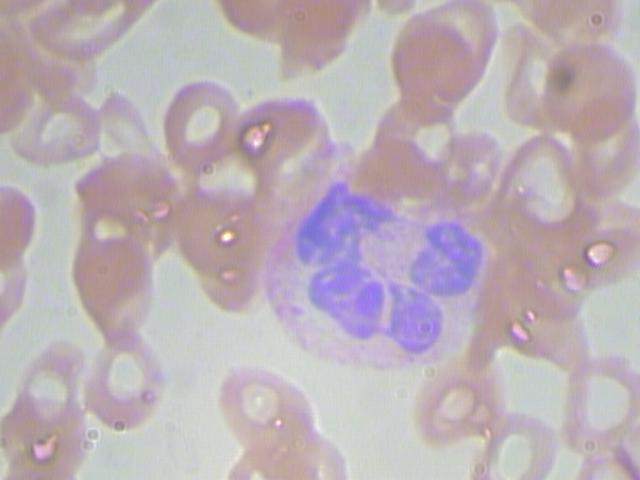
#> input picture data/raw/JPEGImages/BloodImage_00000.jpg, 640 x 480 px
$ python L1_dyskretyzacja.py
#> lines starting #> are read from the running program, lines starting #| are printed output that depends on the picture
import cv2
import matplotlib.pyplot as plt
import numpy as np
import os

#wczytanie obrazka ze sciezki

script_dir = os.path.dirname(os.path.abspath(__file__))
image_path=os.path.join(script_dir, "..", "data", "raw", "JPEGImages", "BloodImage_00000.jpg")
image_path=os.path.normpath(image_path)

img_bgr = cv2.imread(image_path)
#> img_bgr is the input picture: shape (480, 640, 3); mean B, G, R 182.3, 175.5, 187.3
img_gray = cv2.cvtColor(img_bgr, cv2.COLOR_BGR2GRAY)
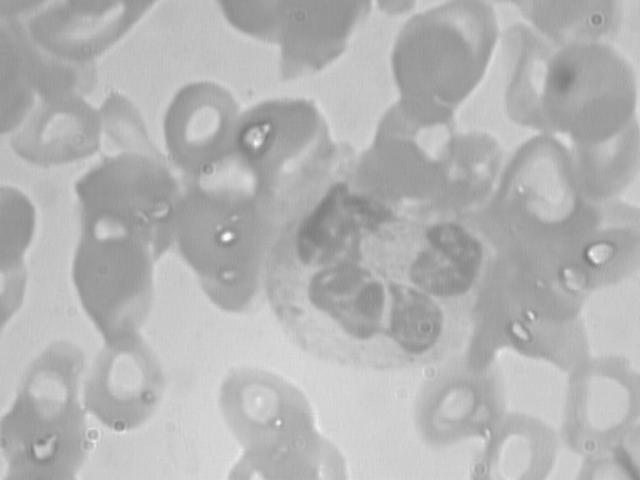
#> img_gray: shape (480, 640); min 121, max 252, mean 179.8
img_hsv=cv2.cvtColor(img_bgr, cv2.COLOR_BGR2HSV)
#> img_hsv: shape (480, 640, 3); mean H, S, V 93.8, 27.4, 192.8

#dyskretyzacja

#glebia bitowa oryginalneog obraka

bit_depth=img_gray.dtype

#kwanytzacja glebia tonalna od 256 odcieni do 4
poziomy=4
mnoznik=256 // poziomy

img_quantized=(img_gray//mnoznik)*mnoznik
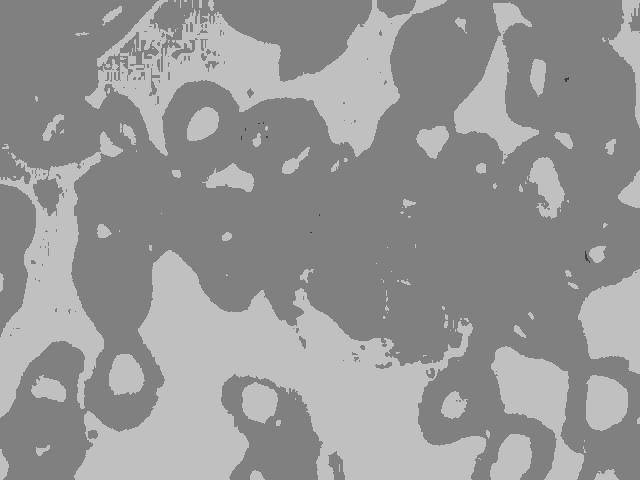
#> img_quantized: shape (480, 640); min 64, max 192, mean 150.2


#probkowanie czyli zmniejszenie rozdzielczosci 10krotnie
height, width=img_gray.shape
#> height = 480; width = 640
img_sampled=cv2.resize(img_gray, (width//10, height//10), interpolation=cv2.INTER_NEAREST)
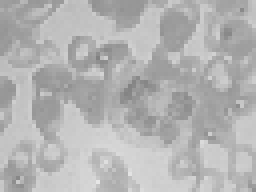
#> img_sampled: shape (48, 64) (shown 4 times larger); min 129, max 230, mean 179.4

#wiz i histogramy

plt.figure(figsize=(14,10))

#szary orginał
plt.subplot(2,3,1)
plt.imshow(img_gray, cmap="gray")
plt.title(f"Oryginał ({bit_depth})/nRozdzielczość: {img_gray.shape}")
plt.axis("off")


#po kwantyzacji
plt.subplot(2,3,2)
plt.imshow(img_quantized, cmap="gray")
plt.title(f"Kwantyzacja\n  (tylko {poziomy})odcienie szarości)")
plt.axis("off")

#po probkowaniu
plt.subplot(2,3,3)
plt.imshow(img_sampled, cmap="gray")
plt.title(f"Próbkowanie\nRozdzielczość: {img_sampled.shape}")
plt.axis("off")


#histogram oryginału
plt.subplot(2,3,4)
#ravel spłaszcza maceirz2d do listy 1d --> moge policzyc pixele
plt.hist(img_gray.ravel(),bins=256,range=[0,256], color="gray", alpha=0.7)
plt.title("Histogram: Oryginał")
plt.xlabel("Wartośc piksela (0-255)")
plt.ylabel("Liczba pikseli")


#histogram kwantyzacji
plt.subplot(2,3,5)
plt.hist(img_quantized.ravel(), bins=256, range=[0,256], color="black", alpha=0.7)
plt.title("Histogram: kwantyzacja")
plt.xlabel("Wartosć piksela (0-255)")


#wizualizacja kanału hue z przestrzeni HSV
plt.subplot(2,3,6)
#wyciagam tylko kanał hsv czyli same barwy, bez ich jasnosci i
plt.imshow(img_hsv[:,:,0], cmap="hsv")
plt.title("Przestrzeń HSV (tylko kanał Barwy/Hue")
plt.axis("off")

plt.tight_layout()
plt.show()
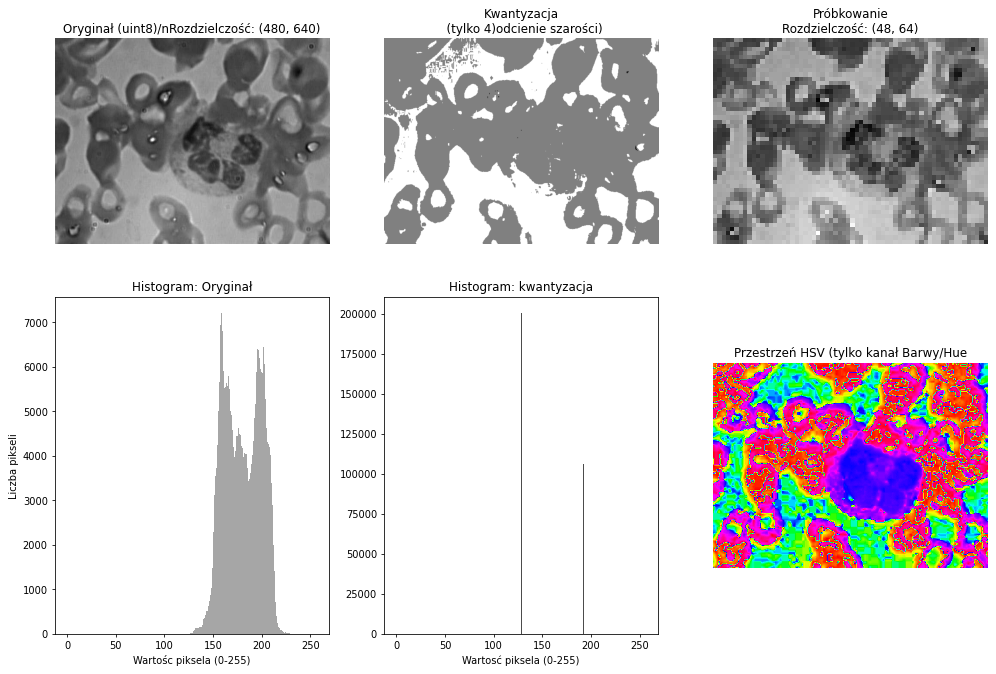
#> figure drawn by matplotlib, 6 panels; panel 4: tallest bar 7211 high, from x = 158 to 159; panel 5: tallest bar 200734 high, from x = 128 to 129

$ run again, with data/raw/JPEGImages/BloodImage_00003.jpg copied over data/raw/JPEGImages/BloodImage_00000.jpg
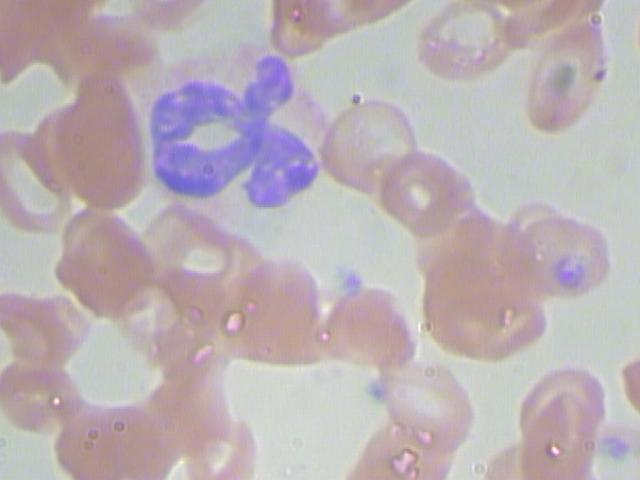
#> input picture data/raw/JPEGImages/BloodImage_00003.jpg, 640 x 480 px
#> img_bgr is the input picture: shape (480, 640, 3); mean B, G, R 181, 176.2, 187.1
#> img_hsv: shape (480, 640, 3); mean H, S, V 88, 27.1, 192.7
#> `img_quantized=(img_gray//mnoznik)*mnoznik`:
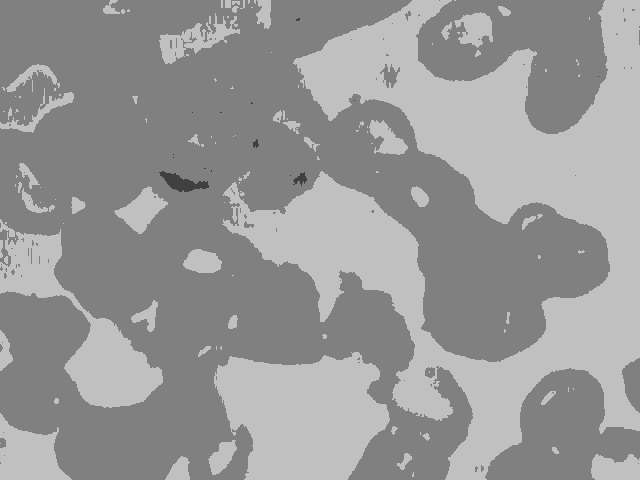
#> img_quantized: shape (480, 640); min 64, max 192, mean 151.8
#> `img_sampled=cv2.resize(img_gray, (width//10, height//10), interpolatio..`:
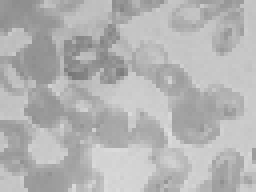
#> img_sampled: shape (48, 64) (shown 4 times larger); min 119, max 222, mean 179.7

$ run again, with data/raw/JPEGImages/BloodImage_00006.jpg copied over data/raw/JPEGImages/BloodImage_00000.jpg
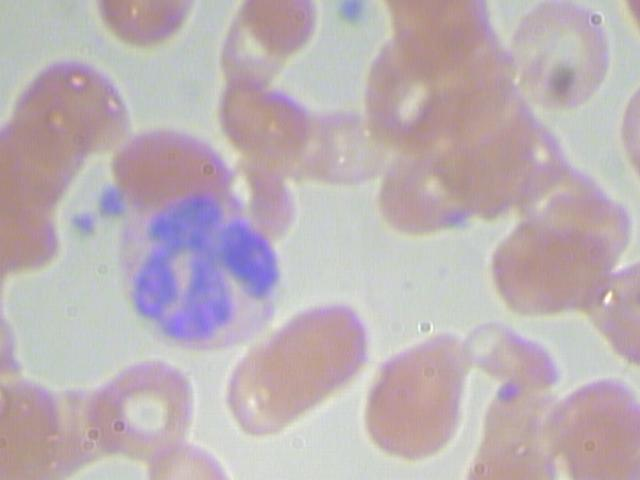
#> input picture data/raw/JPEGImages/BloodImage_00006.jpg, 640 x 480 px
#> img_bgr is the input picture: shape (480, 640, 3); mean B, G, R 181.1, 176.6, 188.6
#> img_hsv: shape (480, 640, 3); mean H, S, V 85.7, 28.4, 193.8
#> `img_quantized=(img_gray//mnoznik)*mnoznik`:
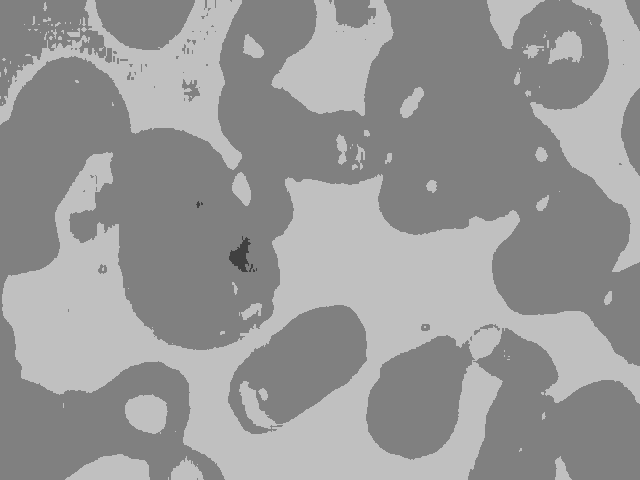
#> img_quantized: shape (480, 640); min 64, max 192, mean 152.4
#> `img_sampled=cv2.resize(img_gray, (width//10, height//10), interpolatio..`:
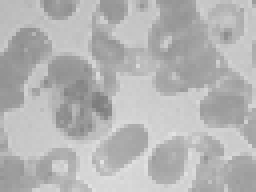
#> img_sampled: shape (48, 64) (shown 4 times larger); min 126, max 226, mean 180.6

$ run again, with data/raw/JPEGImages/BloodImage_00011.jpg copied over data/raw/JPEGImages/BloodImage_00000.jpg
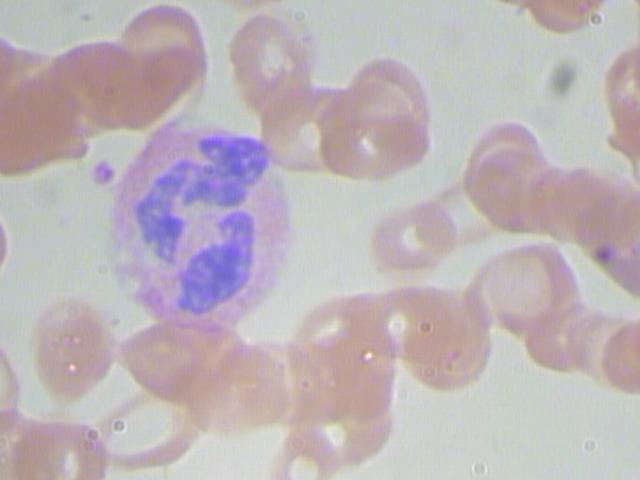
#> input picture data/raw/JPEGImages/BloodImage_00011.jpg, 640 x 480 px
#> img_bgr is the input picture: shape (480, 640, 3); mean B, G, R 184.1, 179.8, 189.2
#> img_hsv: shape (480, 640, 3); mean H, S, V 83, 25.8, 195.1
#> `img_quantized=(img_gray//mnoznik)*mnoznik`:
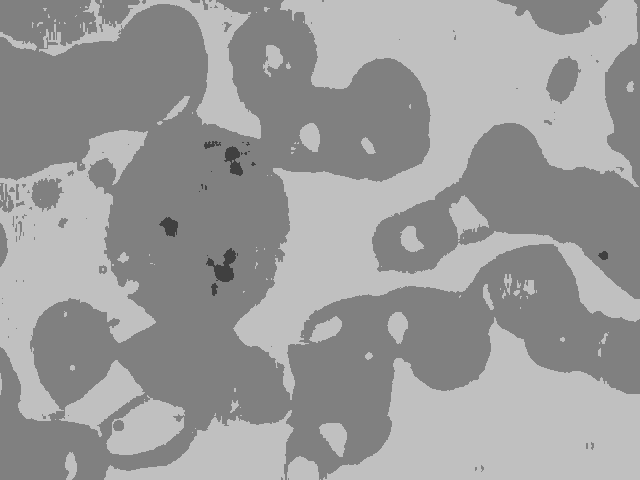
#> img_quantized: shape (480, 640); min 64, max 192, mean 155.4
#> `img_sampled=cv2.resize(img_gray, (width//10, height//10), interpolatio..`:
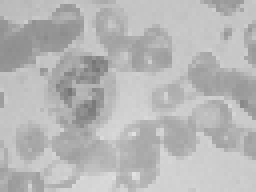
#> img_sampled: shape (48, 64) (shown 4 times larger); min 117, max 225, mean 183
